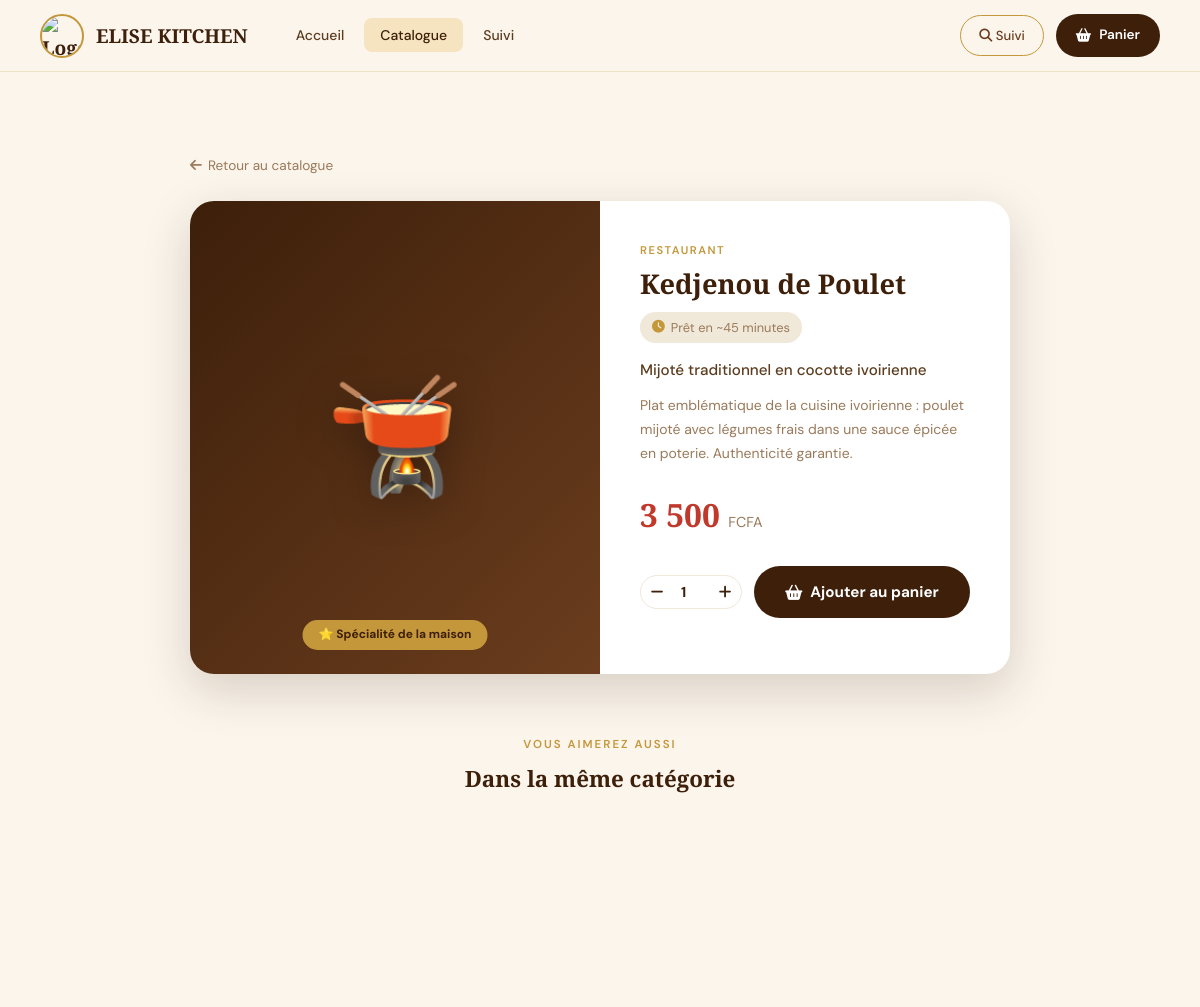
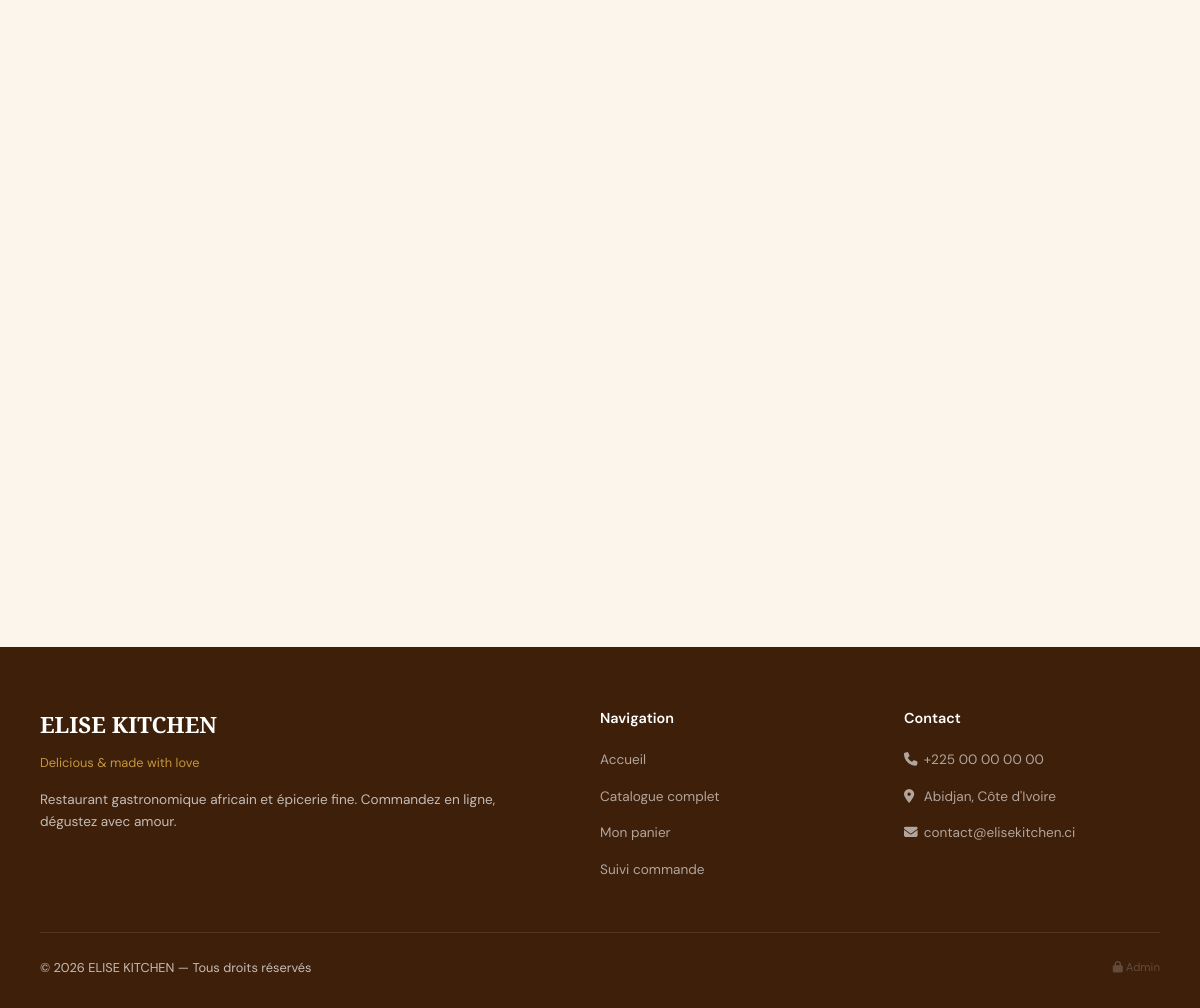
Page /produit/2 on the committed database (2 pictures, top to bottom).
### tables this page shows
CREATE TABLE produits (
    id                INTEGER PRIMARY KEY AUTOINCREMENT,
    nom               TEXT NOT NULL,
    categorie         TEXT NOT NULL DEFAULT 'Restaurant',
    prix              REAL NOT NULL DEFAULT 0,
    quantite          INTEGER NOT NULL DEFAULT 0,
    description       TEXT,
    description_courte TEXT,
    emoji             TEXT DEFAULT '🍽️',
    disponible        INTEGER DEFAULT 1,
    en_vedette        INTEGER DEFAULT 0,
    temps_prep        INTEGER DEFAULT 20,
    created_at        TEXT DEFAULT (datetime('now','localtime'))
);

### app.py (the view)
@app.route('/produit/<int:id>')
def produit_detail(id):
    p = qry("SELECT * FROM produits WHERE id=? AND disponible=1", (id,), one=True)
    if not p:
        abort(404)
    suggestions = qry("""
        SELECT * FROM produits WHERE categorie=? AND id!=? AND disponible=1
        ORDER BY en_vedette DESC LIMIT 4
    """, (p['categorie'], id))
    return render_template('public/produit.html',
        produit=p, suggestions=suggestions, nb_panier=_nb_panier())

### app.py (called while the page is built)
def get_db():
    if 'db' not in g:
        g.db = sqlite3.connect(
            app.config['DATABASE'],
            detect_types=sqlite3.PARSE_DECLTYPES
        )
        g.db.row_factory = sqlite3.Row
        g.db.execute("PRAGMA journal_mode=WAL")
        g.db.execute("PRAGMA foreign_keys=ON")
    return g.db

def qry(sql, args=(), one=False):
    cur = get_db().execute(sql, args)
    rows = [dict(r) for r in cur.fetchall()]
    return rows[0] if one and rows else (None if one else rows)

@app.template_filter('fcfa')
def fcfa(v):
    try:
        return f"{float(v):,.0f}".replace(',', ' ')
    except Exception:
        return '0'

@app.context_processor
def inject_globals():
    ctx = {'nouvelles_commandes': 0, 'annee': datetime.now().year}
    if 'admin_id' in session:
        try:
            row = qry("SELECT COUNT(*) as n FROM commandes WHERE statut='nouvelle'", one=True)
            ctx['nouvelles_commandes'] = row['n'] if row else 0
        except Exception:
            pass
    return ctx

def _nb_panier():
    p = session.get('panier', {})
    return sum(v['quantite'] for v in p.values())

### templates/public/produit.html (shortened to what this page needs)
{% extends "public/base.html" %}
{% block content %}
<div class="section" style="max-width:900px;">
    <a href="{{ url_for('catalogue') }}" style="display:inline-flex;align-items:center;gap:6px;color:var(--text-light);font-size:0.85rem;margin-bottom:24px;font-family:'DM Sans',sans-serif;">
        <i class="fas fa-arrow-left"></i> Retour au catalogue
    </a>
    <div style="background:white;border-radius:24px;overflow:hidden;box-shadow:var(--shadow-lg);display:grid;grid-template-columns:1fr 1fr;">
        <div style="background:linear-gradient(135deg,var(--brun),var(--brun-mid));display:flex;flex-direction:column;align-items:center;justify-content:center;padding:60px 40px;min-height:380px;position:relative;">
            <div style="font-size:7rem;filter:drop-shadow(0 8px 20px rgba(0,0,0,0.3));">{{ produit.emoji or '🍽️' }}</div>
            {% if produit.en_vedette %}
            <span style="position:absolute;bottom:24px;left:50%;transform:translateX(-50%);background:var(--or);color:var(--brun);font-size:0.75rem;font-weight:700;padding:5px 16px;border-radius:100px;white-space:nowrap;">
                ⭐ Spécialité de la maison
            </span>
            {% endif %}
        </div>
        <div style="padding:40px;">
            <div style="font-size:0.7rem;font-weight:600;letter-spacing:1.5px;text-transform:uppercase;color:var(--or);margin-bottom:8px;">{{ produit.categorie }}</div>
            <h1 style="font-family:'Playfair Display',serif;font-size:1.7rem;font-weight:900;color:var(--brun);line-height:1.2;margin-bottom:12px;">{{ produit.nom }}</h1>
            {% if produit.temps_prep %}
            <div style="display:inline-flex;align-items:center;gap:6px;font-size:0.8rem;color:var(--text-light);background:var(--creme-dk);padding:5px 12px;border-radius:100px;margin-bottom:16px;">
                <i class="fas fa-clock" style="color:var(--or);"></i> Prêt en ~{{ produit.temps_prep }} minutes
            </div>
            {% endif %}
            {% if produit.description_courte %}
            <p style="font-size:0.95rem;color:var(--text-mid);margin-bottom:12px;font-weight:500;line-height:1.5;">{{ produit.description_courte }}</p>
            {% endif %}
            {% if produit.description %}
            <p style="font-size:0.875rem;color:var(--text-light);line-height:1.7;margin-bottom:24px;">{{ produit.description }}</p>
            {% endif %}
            <div style="font-family:'Playfair Display',serif;font-size:2rem;font-weight:700;color:var(--rouge);margin-bottom:24px;">
                {{ produit.prix | fcfa }} <span style="font-size:0.9rem;font-family:'DM Sans',sans-serif;font-weight:400;color:var(--text-light);">FCFA</span>
            </div>
            <div style="display:flex;align-items:center;gap:12px;margin-bottom:16px;">
                <div class="qty-control-pub">
                    <button class="qty-btn-pub" onclick="changeDetQty(-1)" type="button" aria-label="Diminuer">
                        <i class="fas fa-minus"></i>
                    </button>
                    <input class="qty-num-pub" type="number" id="detQty" value="1" min="1" max="{{ produit.quantite or 99 }}" aria-label="Quantité">
                    <button class="qty-btn-pub" onclick="changeDetQty(1)" type="button" aria-label="Augmenter">
                        <i class="fas fa-plus"></i>
                    </button>
                </div>
                <button id="addBtn" onclick="addFromDetail({{ produit.id }})" class="btn-commander" style="flex:1;" type="button">
                    <i class="fas fa-basket-shopping"></i> Ajouter au panier
                </button>
            </div>
        </div>
    </div>
    {% if suggestions %}
    <div style="margin-top:56px;">
        <div class="section-header" style="margin-bottom:24px;">
            <div class="section-eyebrow">Vous aimerez aussi</div>
            <h3 class="section-title" style="font-size:1.4rem;">Dans la même catégorie</h3>
        </div>
        <div class="produits-grid">
        </div>
    </div>
    {% endif %}
</div>
{% endblock %}

### static/css/public.css (style rules this page uses)
:root { --or: #C4973A; --or-light: #F5E4BF; --rouge: #C0392B; --rouge-dk: #962d22; --brun: #3D1F0A; --brun-mid: #6B3D1E; --creme: #FBF5EC; --creme-dk: #F0E8D8; --text: #2A1506; --text-mid: #5C3D1E; --text-light:#9A7A5A; --white: #FFFFFF; --nav-h: 72px; --radius: 16px; --radius-sm: 10px; --shadow: 0 4px 24px rgba(61,31,10,0.10); --shadow-lg: 0 16px 48px rgba(61,31,10,0.18); }
*, *::before, *::after { box-sizing: border-box; margin: 0; padding: 0; }
html { scroll-behavior: smooth; }
body { font-family: 'DM Sans', sans-serif; background: var(--creme); color: var(--text); line-height: 1.65; -webkit-font-smoothing: antialiased; }
a { text-decoration: none; color: inherit; }
.section { padding: 80px 40px; max-width: 1200px; margin: 0 auto; }
.section-header { text-align: center; margin-bottom: 48px; }
.section-eyebrow { display: inline-block; font-size: 0.72rem; font-weight: 600; letter-spacing: 2px; text-transform: uppercase; color: var(--or); margin-bottom: 12px; }
.section-title { font-family: 'Playfair Display', serif; font-size: clamp(1.8rem, 3vw, 2.8rem); font-weight: 700; color: var(--brun); line-height: 1.2; margin-bottom: 14px; }
.produits-grid { display: grid; grid-template-columns: repeat(auto-fill, minmax(260px, 1fr)); gap: 24px; }
.qty-control-pub { display: flex; align-items: center; gap: 0; border: 1.5px solid var(--creme-dk); border-radius: 100px; overflow: hidden; }
.qty-btn-pub { width: 32px; height: 32px; background: none; border: none; cursor: pointer; color: var(--brun); font-size: 0.9rem; transition: background 0.15s; display: flex; align-items: center; justify-content: center; }
.qty-num-pub { width: 36px; text-align: center; font-weight: 700; font-size: 0.9rem; color: var(--brun); border: none; outline: none; font-family: 'DM Sans', sans-serif; }
.btn-commander { width: 100%; padding: 16px; background: var(--brun); color: white; border: none; border-radius: 100px; font-weight: 700; font-size: 0.95rem; cursor: pointer; display: flex; align-items: center; justify-content: center; gap: 8px; transition: all 0.25s; font-family: 'DM Sans', sans-serif; text-decoration: none; }

### rows in the picture
produits: emoji "🫕", categorie "RESTAURANT", nom "Kedjenou de Poulet", temps_prep "45", description_courte "Mijoté traditionnel en cocotte ivoirienne", description "Plat emblématique de la cuisine ivoirienne : poulet mijoté avec légumes frais dans une sauce épicée en poterie. Authenticité garantie.", prix|fcfa "3 500"
